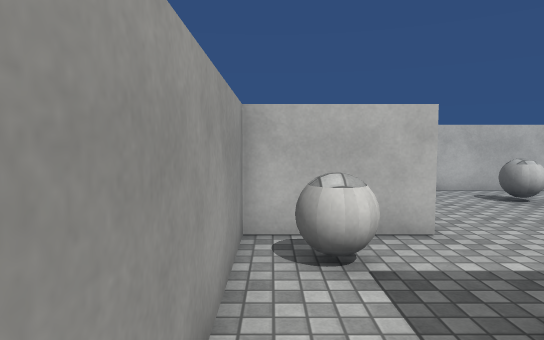
view 1 (above)

24 first-person views from a walk through a 3-D level made in the Unity game engine. The camera is 1.4 m above the floor, tilts 4° down and sees 75° across. The floor is counted in squares, 1 m on a side. Each view is taken from the middle of a square. On the plan, view 1 faces up. The plan holds only what a view shows up to about 15 squares ahead; the rest is blank. The place goes on beyond the plan. Some animated figures are not drawn. Surface patterns are stand-ins for the level's own textures.

view 2
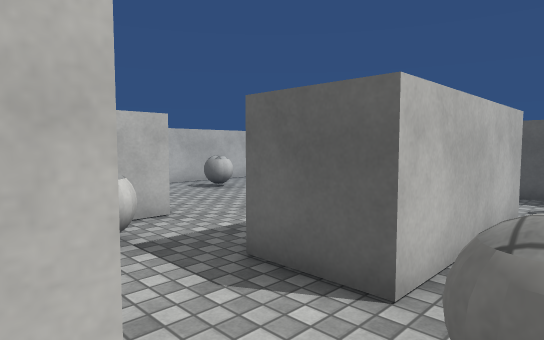

view 3
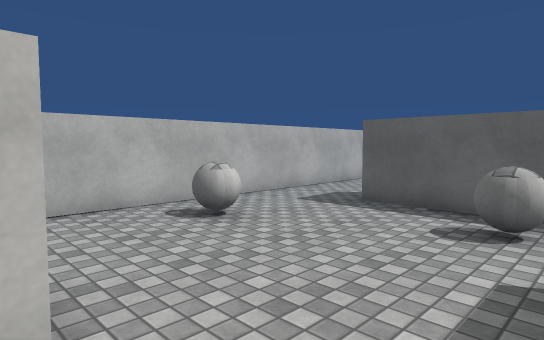

view 4
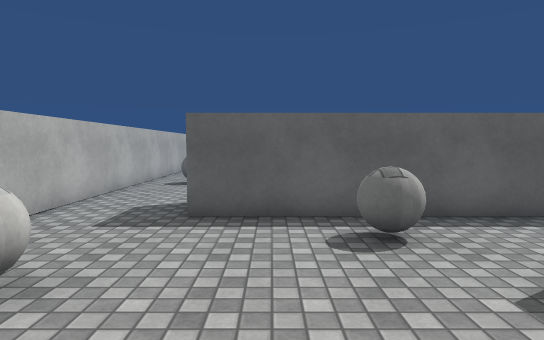

view 5
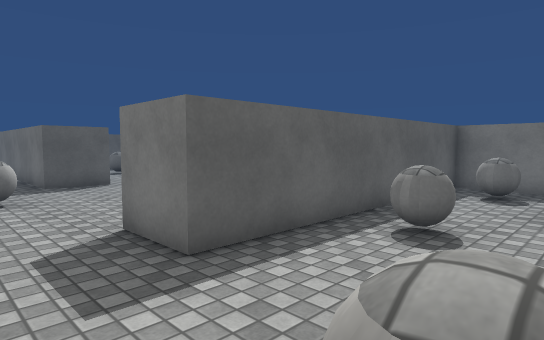

view 6
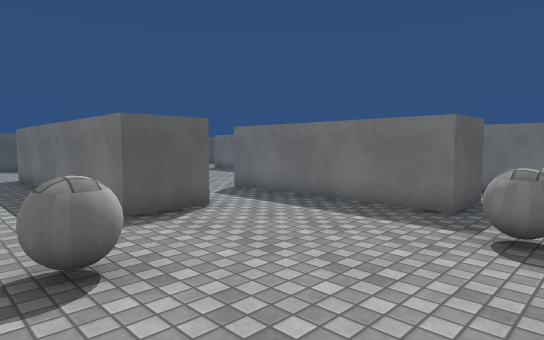

view 7
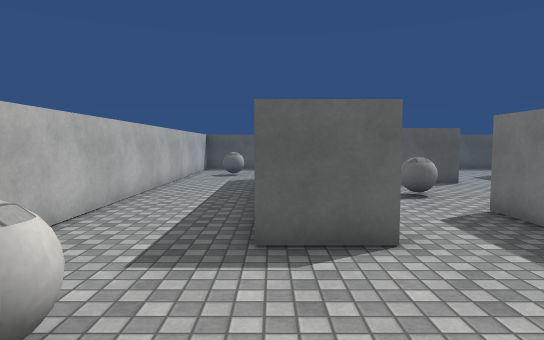

view 8
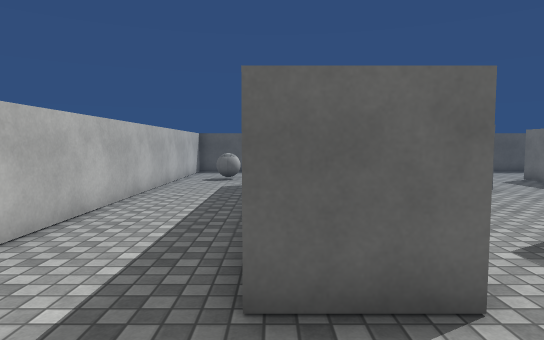

view 9
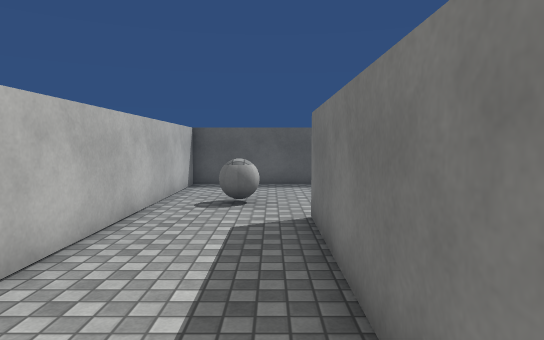

view 10
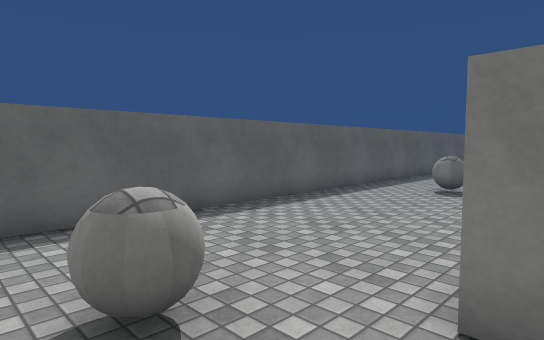

view 11
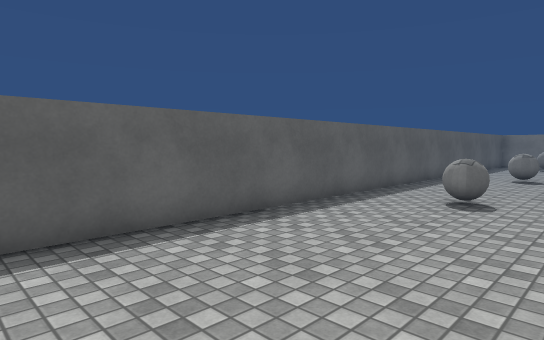

view 12
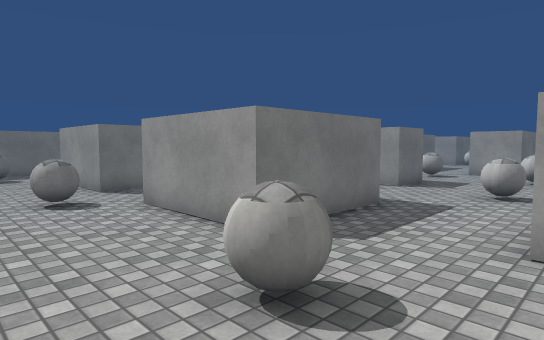

view 13
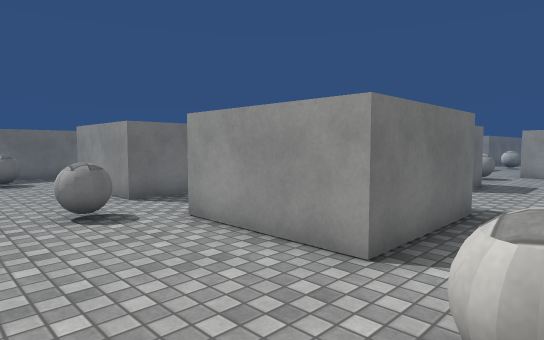

view 14
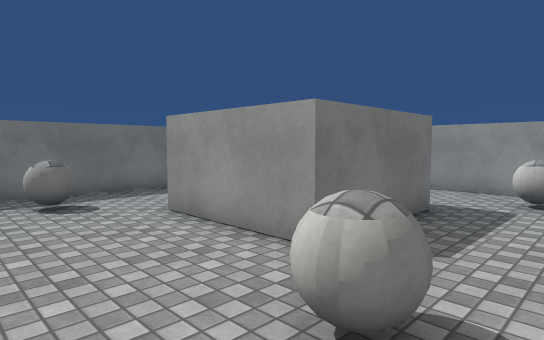

view 15
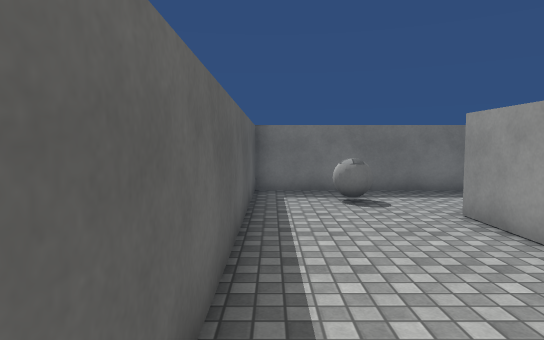

view 16
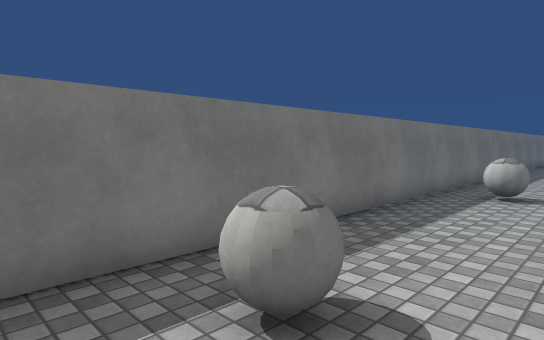

view 17
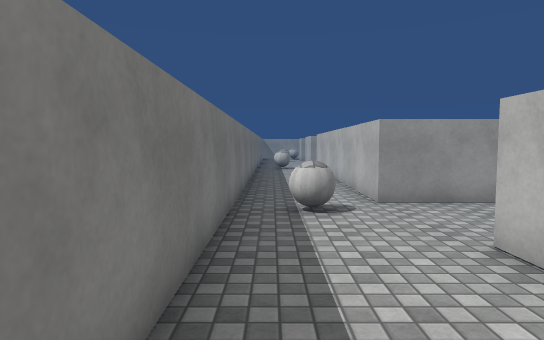

view 18
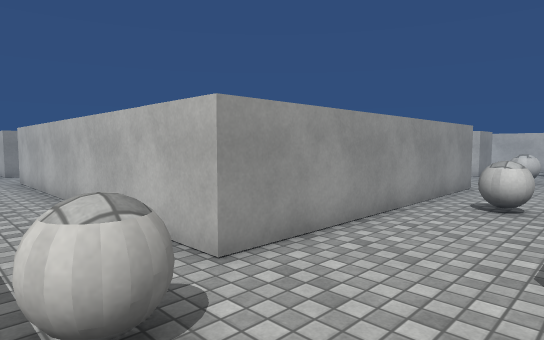

view 19
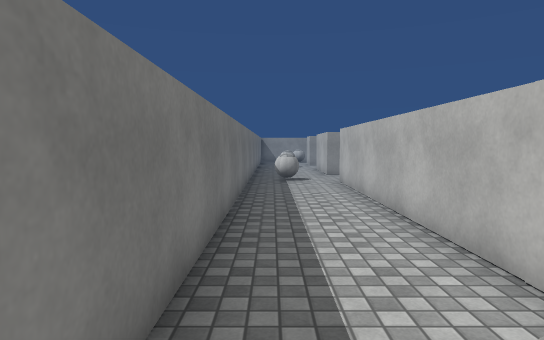

view 20
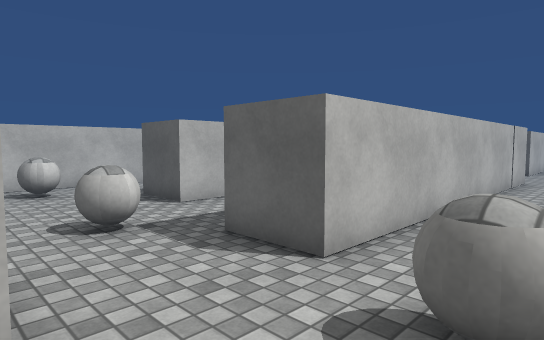

view 21
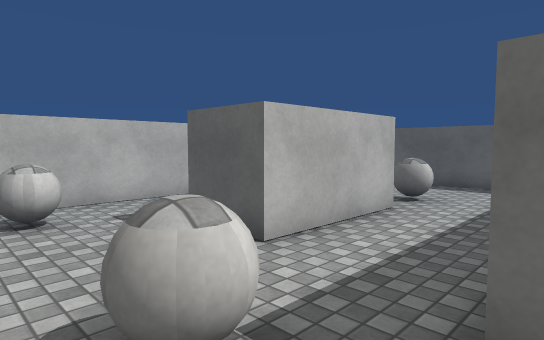

view 22
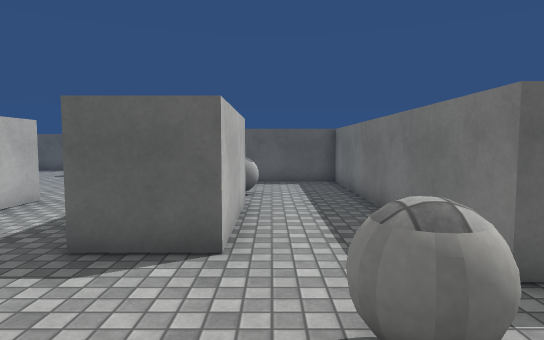

view 23
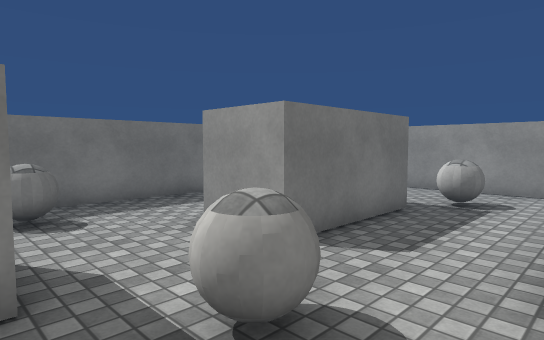

view 24
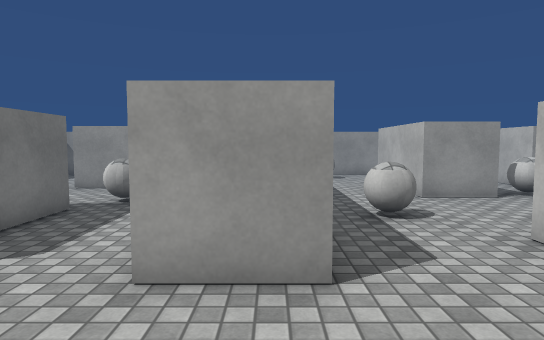

### Floor plan
Key: @ floor where view 1 was taken; # wall or solid block; . floor; B ball.
Columns run from 2 left of view 1 to 35 right of it. Each row starts with its distance up from view 1.
 11       ################################
 10      ................................#
  9      ...BB........BB............BB...#
  8      ...B...##....B..............B...#
  7      .......###......###########.....#
  6   ###.......#  ......#          .....#
  5   #B......B.#  ......#          .....#
  4   BB......BB#  B..........      .....#
  3  #.... .....#  ...........B.    .....#
  2  #..#     ..#   .#######.... #  .....#
  1 ##..######..#   .#       ....#  .....#
  0  .@B..   .B.#             ...##......#
 -1  ..B.    .BB#       BB...BB......BB..#
 -2     #.    ###   ##  B....B........B..#
 -3     #...   ##    ##..........####....#
 -4 #####...#  ########.........    #....#
 -5 ......B....B.......BB. ##..     #....#
 -6 ......B....BB....   B  ##...    #....#
 -7      .........#        ##...    #....#
 -8          #....#        ##.BB.....BB..#
 -9          #....####.B...##.B.......B..#
-10   .................B...##...#####....#
-11  #..B......BB..........##...    #....#
-12  #..BB.................##...    #....#
-13  #... ####...############...    #....#
-14  #..     #...############...##  #....#
-15          ............................#
-16         ...BB............BB.......B..#
-17         ....B............B...........#
-18        ###############################

Positions as (right, up) in squares from view 1, and headings:
1: (0, 0), facing up
2: (-1, -1), facing up-right
3: (2, 3), facing up-right
4: (3, 6), facing right
5: (6, 10), facing down-right
6: (12, 10), facing down-right
7: (14, 7), facing right
8: (16, 7), facing right
9: (22, 8), facing right
10: (28, 10), facing down-right
11: (29, 8), facing down-right
12: (34, 1), facing down-left
13: (34, -1), facing down-left
14: (34, -7), facing down-left
15: (34, -7), facing down
16: (34, -14), facing down-left
17: (31, -17), facing left
18: (26, -17), facing up-left
19: (24, -17), facing left
20: (7, -17), facing up-right
21: (8, -13), facing up-right
22: (7, -10), facing right
23: (11, -9), facing down-left
24: (11, -8), facing left
